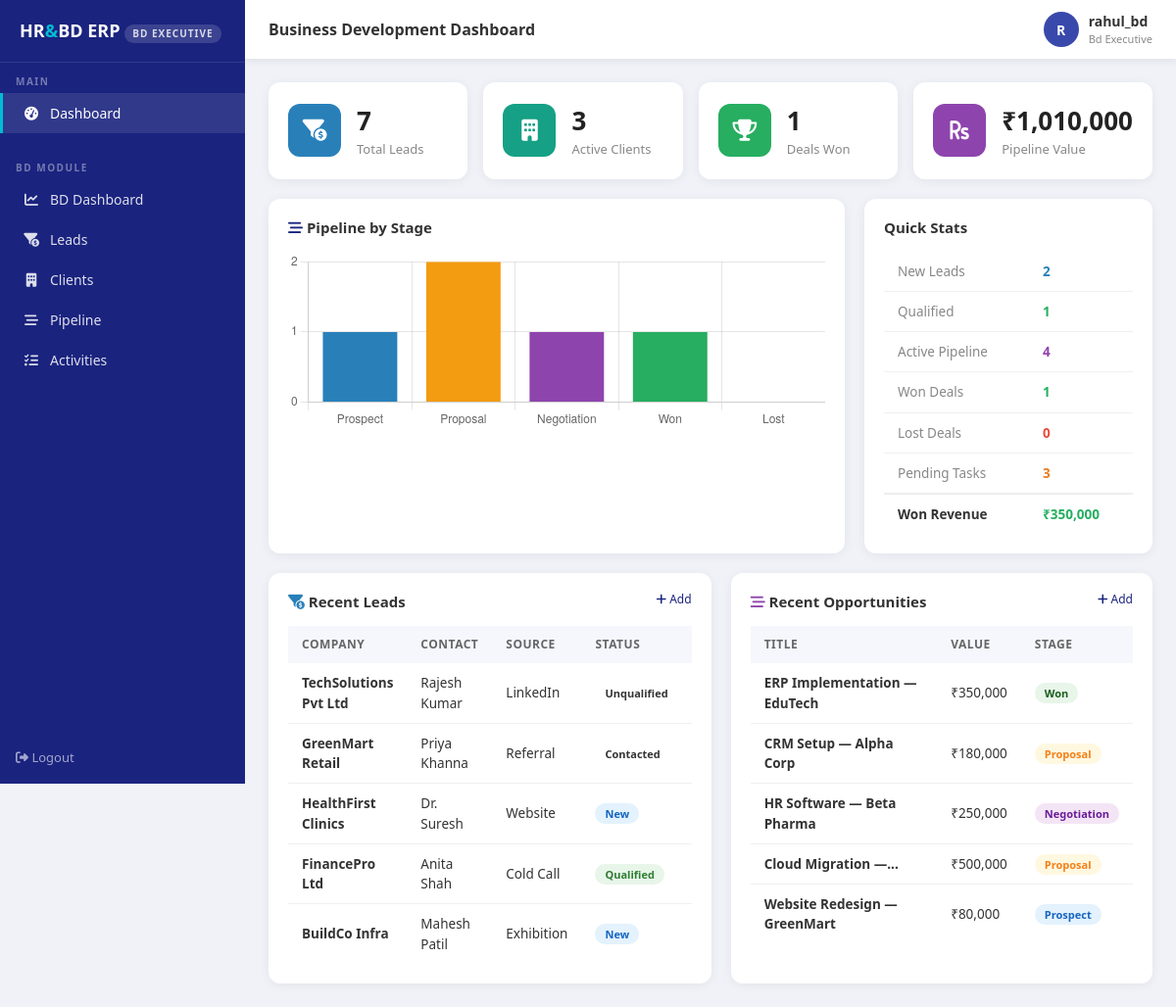
The app's page /dashboard (signed in) with its own data.
### app/models/models.py (models this page shows, shortened)
class User(UserMixin, db.Model):
    __tablename__ = 'users'
    id            = db.Column(db.Integer, primary_key=True)
    username      = db.Column(db.String(80),  unique=True, nullable=False)
    email         = db.Column(db.String(120), unique=True, nullable=False)
    password_hash = db.Column(db.String(256))
    role          = db.Column(db.String(20),  default='employee')
    employee_id   = db.Column(db.Integer, db.ForeignKey('employees.id'), nullable=True)
    is_active     = db.Column(db.Boolean, default=True)
    created_at    = db.Column(db.DateTime, default=datetime.utcnow)

class Lead(db.Model):
    __tablename__ = 'leads'
    id           = db.Column(db.Integer, primary_key=True)
    company_name = db.Column(db.String(150), nullable=False)
    contact_name = db.Column(db.String(100))
    email        = db.Column(db.String(120))
    phone        = db.Column(db.String(15))
    source       = db.Column(db.String(50))
    industry     = db.Column(db.String(100))
    status       = db.Column(db.String(30), default='new')
    assigned_to  = db.Column(db.Integer, db.ForeignKey('users.id'), nullable=True)
    notes        = db.Column(db.Text)
    next_followup= db.Column(db.Date, nullable=True)
    created_at   = db.Column(db.DateTime, default=datetime.utcnow)
    updated_at   = db.Column(db.DateTime, default=datetime.utcnow,
                             onupdate=datetime.utcnow)
    assigned_user = db.relationship('User', backref='leads',
                                    foreign_keys=[assigned_to])

class Opportunity(db.Model):
    __tablename__ = 'opportunities'
    id                 = db.Column(db.Integer, primary_key=True)
    title              = db.Column(db.String(200), nullable=False)
    client_id          = db.Column(db.Integer, db.ForeignKey('clients.id'), nullable=True)
    lead_id            = db.Column(db.Integer, db.ForeignKey('leads.id'),   nullable=True)
    stage              = db.Column(db.String(30), default='prospect')
    value              = db.Column(db.Float, default=0.0)
    expected_close_date= db.Column(db.Date,  nullable=True)
    probability        = db.Column(db.Integer, default=0)
    assigned_to        = db.Column(db.Integer, db.ForeignKey('users.id'), nullable=True)
    description        = db.Column(db.Text)
    win_loss_reason    = db.Column(db.Text, nullable=True)
    created_at         = db.Column(db.DateTime, default=datetime.utcnow)
    updated_at         = db.Column(db.DateTime, default=datetime.utcnow,
                                   onupdate=datetime.utcnow)
    assigned_user = db.relationship('User', backref='opportunities',
                                    foreign_keys=[assigned_to])
    lead          = db.relationship('Lead', backref='opportunities')

### app/routes/dashboard.py (the view)
@dashboard_bp.route('/dashboard')
@login_required
def index():
    role = current_user.role
    if role == 'admin':
        return render_template('dashboard/index.html',
                               **DashboardService().get_data())
    if role == 'hr_manager':
        return render_template('dashboard/hr_dashboard.html',
                               **DashboardService().get_data())
    if role in ('bd_manager', 'bd_executive'):
        return render_template('bd/index.html',
                               **BDService().get_dashboard_data())
    if role == 'employee':
        return render_template('dashboard/employee_dashboard.html',
                               user=current_user)
    return render_template('dashboard/index.html',
                           **DashboardService().get_data())

### app/templates/bd/index.html (shortened to what this page needs)
{% extends "base.html" %}
{% block page_title %}Business Development Dashboard{% endblock %}
{% block content %}
<div style="display:grid;grid-template-columns:repeat(4,1fr);gap:16px;margin-bottom:20px;">
  <div class="stat-card">
    <div class="stat-icon" style="background:#2980b9;"><i class="fas fa-funnel-dollar"></i></div>
    <div><div class="stat-val">{{ total_leads }}</div><div class="stat-label">Total Leads</div></div>
  </div>
  <div class="stat-card">
    <div class="stat-icon" style="background:#16a085;"><i class="fas fa-building"></i></div>
    <div><div class="stat-val">{{ total_clients }}</div><div class="stat-label">Active Clients</div></div>
  </div>
  <div class="stat-card">
    <div class="stat-icon" style="background:#27ae60;"><i class="fas fa-trophy"></i></div>
    <div><div class="stat-val">{{ won_deals }}</div><div class="stat-label">Deals Won</div></div>
  </div>
  <div class="stat-card">
    <div class="stat-icon" style="background:#8e44ad;"><i class="fas fa-rupee-sign"></i></div>
    <div><div class="stat-val">₹{{ '{:,.0f}'.format(pipeline_value) }}</div><div class="stat-label">Pipeline Value</div></div>
  </div>
</div>
<div style="display:grid;grid-template-columns:2fr 1fr;gap:20px;margin-bottom:20px;">
  <div class="table-card">
    <h5><i class="fas fa-stream" style="color:#1a237e;"></i> Pipeline by Stage</h5>
    <canvas id="pipelineChart" height="100"></canvas>
  </div>
  <div class="table-card">
    <h5>Quick Stats</h5>
    <table>
      <tr><td style="color:#888;">New Leads</td><td style="font-weight:600;color:#2980b9;">{{ new_leads }}</td></tr>
      <tr><td style="color:#888;">Qualified</td><td style="font-weight:600;color:#27ae60;">{{ qualified_leads }}</td></tr>
      <tr><td style="color:#888;">Active Pipeline</td><td style="font-weight:600;color:#8e44ad;">{{ active_opportunities }}</td></tr>
      <tr><td style="color:#888;">Won Deals</td><td style="font-weight:600;color:#27ae60;">{{ won_deals }}</td></tr>
      <tr><td style="color:#888;">Lost Deals</td><td style="font-weight:600;color:#e74c3c;">{{ stage_counts.lost }}</td></tr>
      <tr><td style="color:#888;">Pending Tasks</td><td style="font-weight:600;color:#e67e22;">{{ pending_activities }}</td></tr>
      <tr style="border-top:2px solid #eee;">
        <td style="font-weight:700;">Won Revenue</td>
        <td style="font-weight:700;color:#27ae60;">₹{{ '{:,.0f}'.format(won_value) }}</td>
      </tr>
    </table>
  </div>
</div>
<div style="display:grid;grid-template-columns:1fr 1fr;gap:20px;">
  <div class="table-card">
    <h5><i class="fas fa-funnel-dollar" style="color:#2980b9;"></i> Recent Leads
      <a href="{{ url_for('bd.add_lead') }}" style="float:right;font-size:12px;color:#1a237e;text-decoration:none;font-weight:400;"><i class="fas fa-plus"></i> Add</a>
    </h5>
    {% if recent_leads %}
    <table>
      <thead><tr><th>Company</th><th>Contact</th><th>Source</th><th>Status</th></tr></thead>
      <tbody>
        {% for l in recent_leads %}
        <tr>
          <td><b>{{ l.company_name }}</b></td>
          <td>{{ l.contact_name or '—' }}</td>
          <td>{{ l.source or '—' }}</td>
          <td><span class="badge-status badge-{{ l.status }}">{{ l.status.title() }}</span></td>
        </tr>
        {% endfor %}
      </tbody>
    </table>
    {% else %}
    <p style="color:#aaa;text-align:center;padding:20px;font-size:13px;">No leads yet. <a href="{{ url_for('bd.add_lead') }}">Add one</a></p>
    {% endif %}
  </div>
  <div class="table-card">
    <h5><i class="fas fa-stream" style="color:#8e44ad;"></i> Recent Opportunities
      <a href="{{ url_for('bd.add_opportunity') }}" style="float:right;font-size:12px;color:#1a237e;text-decoration:none;font-weight:400;"><i class="fas fa-plus"></i> Add</a>
    </h5>
    {% if opportunities %}
    <table>
      <thead><tr><th>Title</th><th>Value</th><th>Stage</th></tr></thead>
      <tbody>
        {% for o in opportunities %}
        <tr>
          <td><b>{{ o.title|truncate(25) }}</b></td>
          <td>₹{{ '{:,.0f}'.format(o.value) }}</td>
          <td><span class="badge-status badge-{{ o.stage }}">{{ o.stage.title() }}</span></td>
        </tr>
        {% endfor %}
      </tbody>
    </table>
    {% else %}
    <p style="color:#aaa;text-align:center;padding:20px;font-size:13px;">No opportunities yet.</p>
    {% endif %}
  </div>
</div>
{% endblock %}
{% block extra_js %}
<script>
const stageData = {{ stage_counts | tojson }};
new Chart(document.getElementById('pipelineChart'), {
  type: 'bar',
  data: {
    labels: ['Prospect','Proposal','Negotiation','Won','Lost'],
    datasets: [{
      label: 'Deals',
      data: [stageData.prospect, stageData.proposal, stageData.negotiation, stageData.won, stageData.lost],
      backgroundColor: ['#2980b9','#f39c12','#8e44ad','#27ae60','#e74c3c']
    }]
  },
  options: { responsive: true, plugins: { legend: { display: false } }, scales: { y: { beginAtZero: true, ticks: { stepSize: 1 } } } }
});
</script>
{% endblock %}

### app/templates/base.html (shortened to what this page needs)
<!DOCTYPE html>
<html lang="en">
<head>
  <link rel="stylesheet" href="https://cdnjs.cloudflare.com/ajax/libs/font-awesome/6.4.0/css/all.min.css">
  <link rel="stylesheet" href="https://cdnjs.cloudflare.com/ajax/libs/bootstrap/5.3.0/css/bootstrap.min.css">
</head>
<body>
<nav class="sidebar">
  <div class="sidebar-brand">
    HR<span>&</span>BD ERP
    <div class="role-badge">{{ current_user.role.replace('_',' ') }}</div>
  </div>
  <div class="sidebar-section">Main</div>
  <ul class="sidebar-menu">
    <li><a href="{{ url_for('dashboard.index') }}"
           class="{{ 'active' if request.endpoint == 'dashboard.index' }}">
      <i class="fas fa-tachometer-alt"></i> Dashboard
    </a></li>
  </ul>
  {% if current_user.role in ('admin', 'bd_manager', 'bd_executive') %}
  <div class="sidebar-section">BD Module</div>
  <ul class="sidebar-menu">
    <li><a href="{{ url_for('bd.index') }}"
           class="{{ 'active' if request.endpoint == 'bd.index' }}">
      <i class="fas fa-chart-line"></i> BD Dashboard
    </a></li>
    <li><a href="{{ url_for('bd.leads') }}"
           class="{{ 'active' if request.endpoint in ['bd.leads','bd.add_lead'] }}">
      <i class="fas fa-funnel-dollar"></i> Leads
    </a></li>
    <li><a href="{{ url_for('bd.clients') }}"
           class="{{ 'active' if request.endpoint in ['bd.clients','bd.add_client'] }}">
      <i class="fas fa-building"></i> Clients
    </a></li>
    <li><a href="{{ url_for('bd.pipeline') }}"
           class="{{ 'active' if 'pipeline' in request.endpoint or 'opportunity' in request.endpoint }}">
      <i class="fas fa-stream"></i> Pipeline
    </a></li>
    <li><a href="{{ url_for('bd.activities') }}"
           class="{{ 'active' if 'activit' in request.endpoint }}">
      <i class="fas fa-tasks"></i> Activities
    </a></li>
  </ul>
  {% endif %}
  <div style="margin-top:auto;padding:16px;">
    <a href="{{ url_for('auth.logout') }}"
       style="color:rgba(255,255,255,0.6);font-size:13px;text-decoration:none;">
      <i class="fas fa-sign-out-alt"></i> Logout
    </a>
  </div>
</nav>
<div class="topbar">
  <div class="topbar-title">{% block page_title %}Dashboard{% endblock %}</div>
  <div class="topbar-user">
    <div class="avatar">{{ current_user.username[0].upper() }}</div>
    <div>
      <div style="font-weight:600;font-size:14px;">{{ current_user.username }}</div>
      <div style="font-size:11px;color:#888;">
        {{ current_user.role.replace('_',' ').title() }}
      </div>
    </div>
  </div>
</div>
<div class="main-content">
  {% block content %}{% endblock %}
</div>
{% block extra_js %}{% endblock %}
</body>
</html>

### records on screen
User: role.replace "BD EXECUTIVE", username "R", username "rahul_bd", role.replace "Bd Executive"
Lead: company_name "TechSolutions Pvt Ltd", contact_name "Rajesh Kumar", source "LinkedIn", status "Unqualified"
Lead: company_name "GreenMart Retail", contact_name "Priya Khanna", source "Referral", status "Contacted"
Lead: company_name "HealthFirst Clinics", contact_name "Dr. Suresh", source "Website", status "New"
Lead: company_name "FinancePro Ltd", contact_name "Anita Shah", source "Cold Call", status "Qualified"
Lead: company_name "BuildCo Infra", contact_name "Mahesh Patil", source "Exhibition", status "New"
Opportunity: title "ERP Implementation — EduTech", value "350,000", stage "Won"
Opportunity: title "CRM Setup — Alpha Corp", value "180,000", stage "Proposal"
Opportunity: title "HR Software — Beta Pharma", value "250,000", stage "Negotiation"
Opportunity: title "Cloud Migration —...", value "500,000", stage "Proposal"
Opportunity: title "Website Redesign — GreenMart", value "80,000", stage "Prospect"

### other values on screen
{{ total_leads }} "7"
{{ total_clients }} "3"
{{ won_deals }} "1"
{{ '{:,.0f}'.format(pipeline_value) }} "1,010,000"
{{ new_leads }} "2"
{{ qualified_leads }} "1"
{{ active_opportunities }} "4"
{{ stage_counts.lost }} "0"
{{ pending_activities }} "3"
{{ '{:,.0f}'.format(won_value) }} "350,000"
chart data {{ stage_counts | tojson }} {"lost": 0, "negotiation": 1, "proposal": 2, "prospect": 1, "won": 1}
